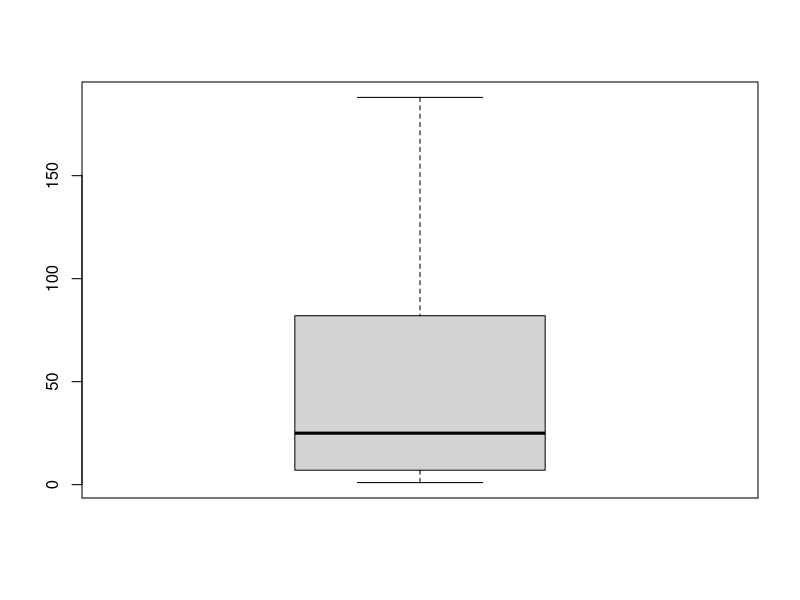
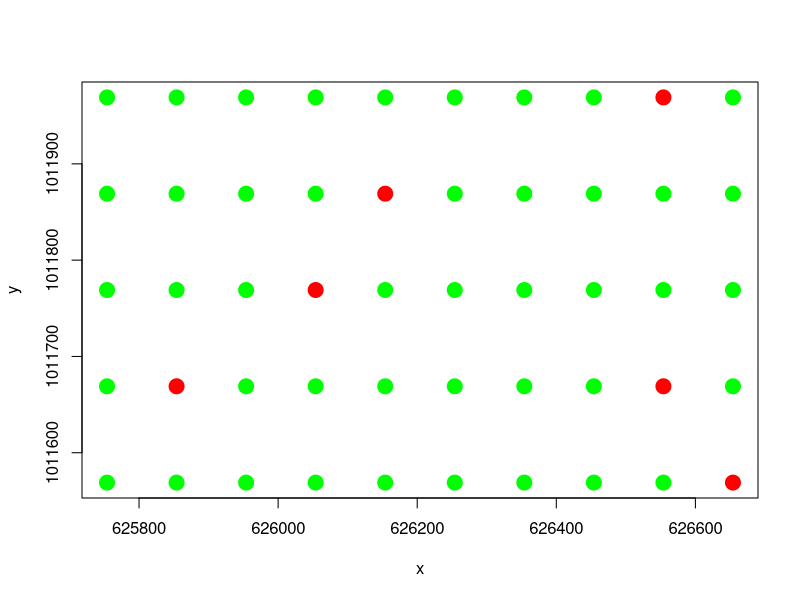
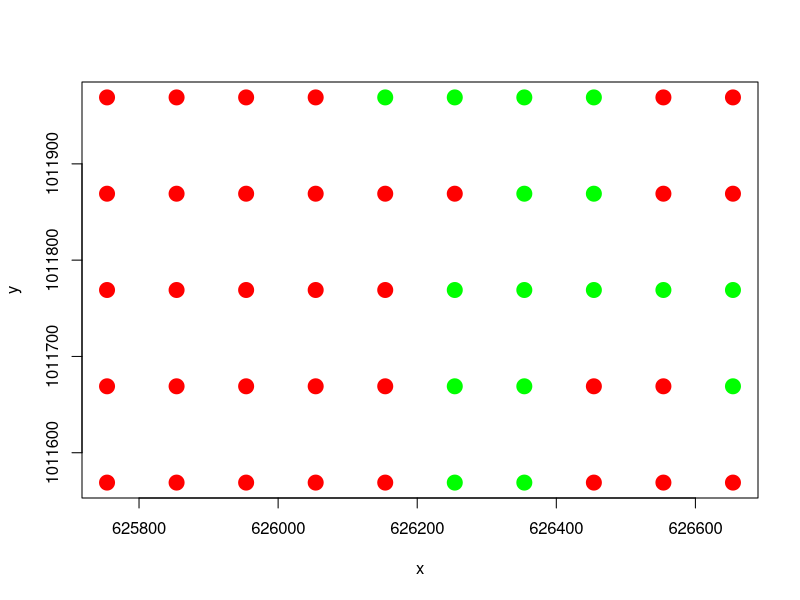

The R script that drew these images, in order: (Note: this script raises an error after producing the figures.)
## ---- chunk 1
knitr::opts_chunk$set(echo = TRUE)
## ---- chunk 2
library(vegan)
library(nlme)
data(BCI)
## UTM Coordinates (in metres)
BCI_xy = data.frame(x = rep(seq(625754, 626654, by=100), each=5), 
                    y = rep(seq(1011569,  1011969, by=100), len=50))
## ---- chunk 3
# count of species
sp_count = colSums(BCI, na.rm=FALSE, dims=1)
summary(sp_count)

# boxplot of sp_count without outliers
boxplot(sp_count, outline = FALSE)

# rare species: <20
# return index of species with counts between 15-20
rare_sp = which(sp_count < 20 & sp_count > 15)
rare_sp

# chose Cavanillesia platanifoli to investigate further
# index of Cavanillesia platanifoli
cav_plat_index = 33
sprintf("count of Cavanillesia platanifoli: %i", sp_count[cav_plat_index])

# common species: > 150
# return index of species with counts between 150-200
comm_sp = which(sp_count > 150 & sp_count < 200)
comm_sp

# chose Alchornea costaricensis to investigate further
# index of Alchornea costaricensis
alc_cos_index = 7
sprintf("count of Alchornea costaricensis: %i", sp_count[alc_cos_index])

## ---- chunk 4
# index of sites which contain Alchornea costaricensis
alc_cos_sites = which(BCI[alc_cos_index]>0)
# sites that have Alchornea costaricensis colored green; otherwise colored red
plot(BCI_xy, cex=2, pch=19, col=ifelse(rownames(BCI_xy) %in% alc_cos_sites,'green', 'red'))


## ---- chunk 5
# index of sites which contain Cavanillesia platanifoli
cav_plat_sites = which(BCI[cav_plat_index]>0)
# sites that have Cavanillesia platanifoli colored green; otherwise colored red
plot(BCI_xy, cex=2, pch=19, col=ifelse(rownames(BCI_xy) %in% cav_plat_sites,'green', 'red'))


## ---- chunk 6
sp_ids = c("Cordia.lasiocalyx", "Hirtella.triandra",
           "Picramnia.latifolia", "Quassia.amara",
           "Tabernaemontana.arborea", "Trattinnickia.aspera", 
           "Xylopia.macrantha")
x = BCI_xy$x
y = BCI_xy$y
## ---- chunk 7
ds_lm_single = gls(Drypetes.standleyi ~ Cordia.lasiocalyx, data=BCI)
par(mfrow=c(1,1))
plot(Variogram(ds_lm_single, form = ~ x + y))
  

## ---- chunk 8
ds_lm_all = gls(Drypetes.standleyi ~ Cordia.lasiocalyx + Hirtella.triandra + Picramnia.latifolia + 
              Quassia.amara + Tabernaemontana.arborea + Trattinnickia.aspera +
              Xylopia.macrantha, data=BCI)
par(mfrow=c(1,1))
plot(Variogram(ds_lm_all, form = ~ x + y))
  

## ---- chunk 9
xy_dist = dist(BCI_xy)
max_dist = max(xy_dist)/2
# rational quadratic
ds_single_rat = update(ds_lm_single, corr=corRatio(form=~x+y))
plot(Variogram(ds_single_rat, maxDist = max_dist))
plot(Variogram(ds_single_rat, resType='normalized', maxDist = max_dist))
## ---- chunk 10
# gaussian
ds_all_gauss = update(ds_lm_all, cor=corGaus(form=~x+y))
plot(Variogram(ds_all_gauss, maxDist = max_dist))
plot(Variogram(ds_all_gauss, resType='normalized', maxDist=max_dist))
## ---- chunk 11
summary(ds_lm_single)$coefficients
summary(ds_single_rat)$coefficients

## ---- chunk 12
summary(ds_lm_all)$coefficients
summary(ds_all_gauss)$coefficients
## ---- chunk 13
# compare single species models
anova(ds_lm_single, ds_single_rat)
## ---- chunk 14
# compare all species models
anova(ds_lm_all, ds_all_gauss)
